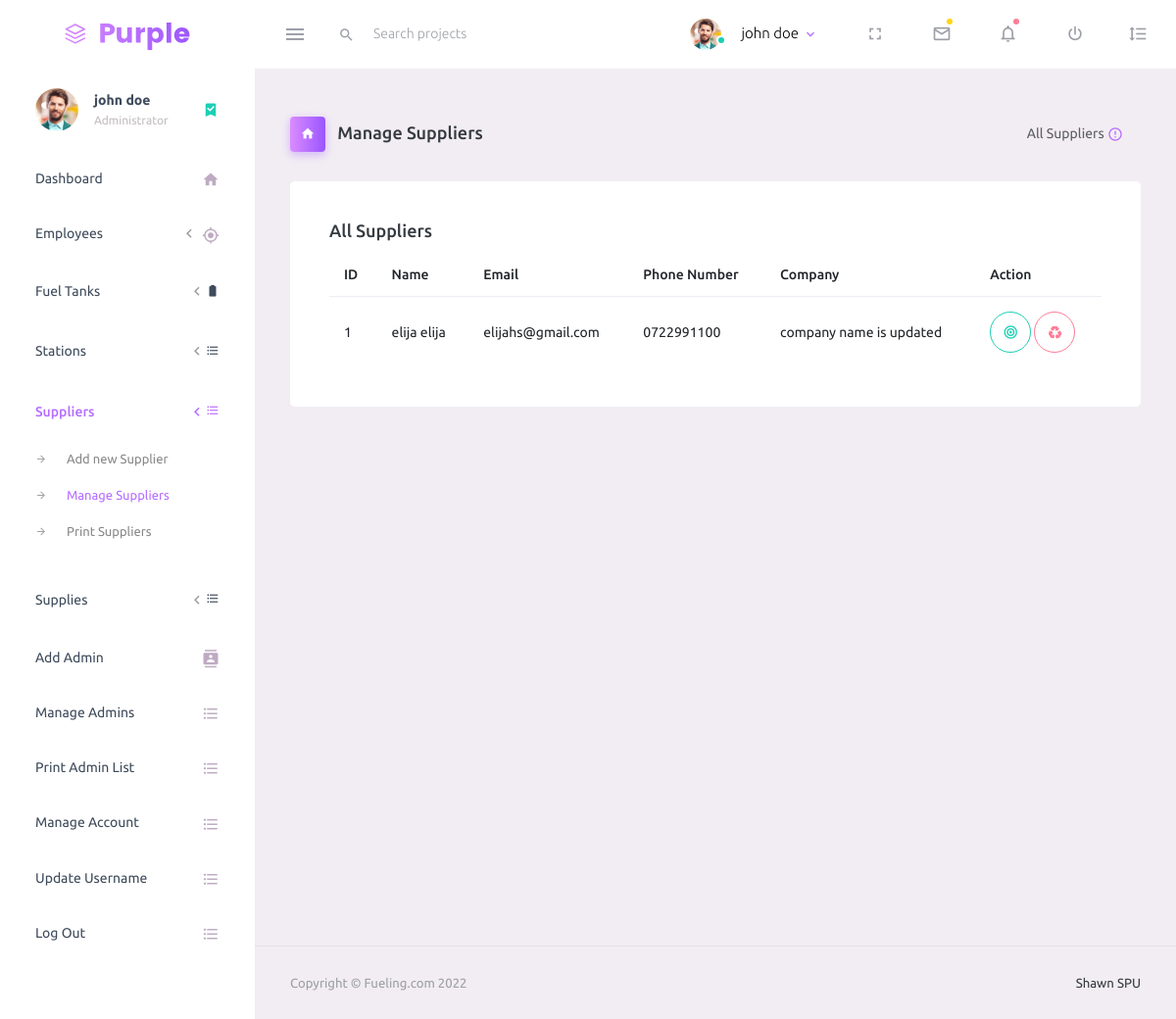
Page /admin/manage-suppliers.php (signed in) on the earlier database version.
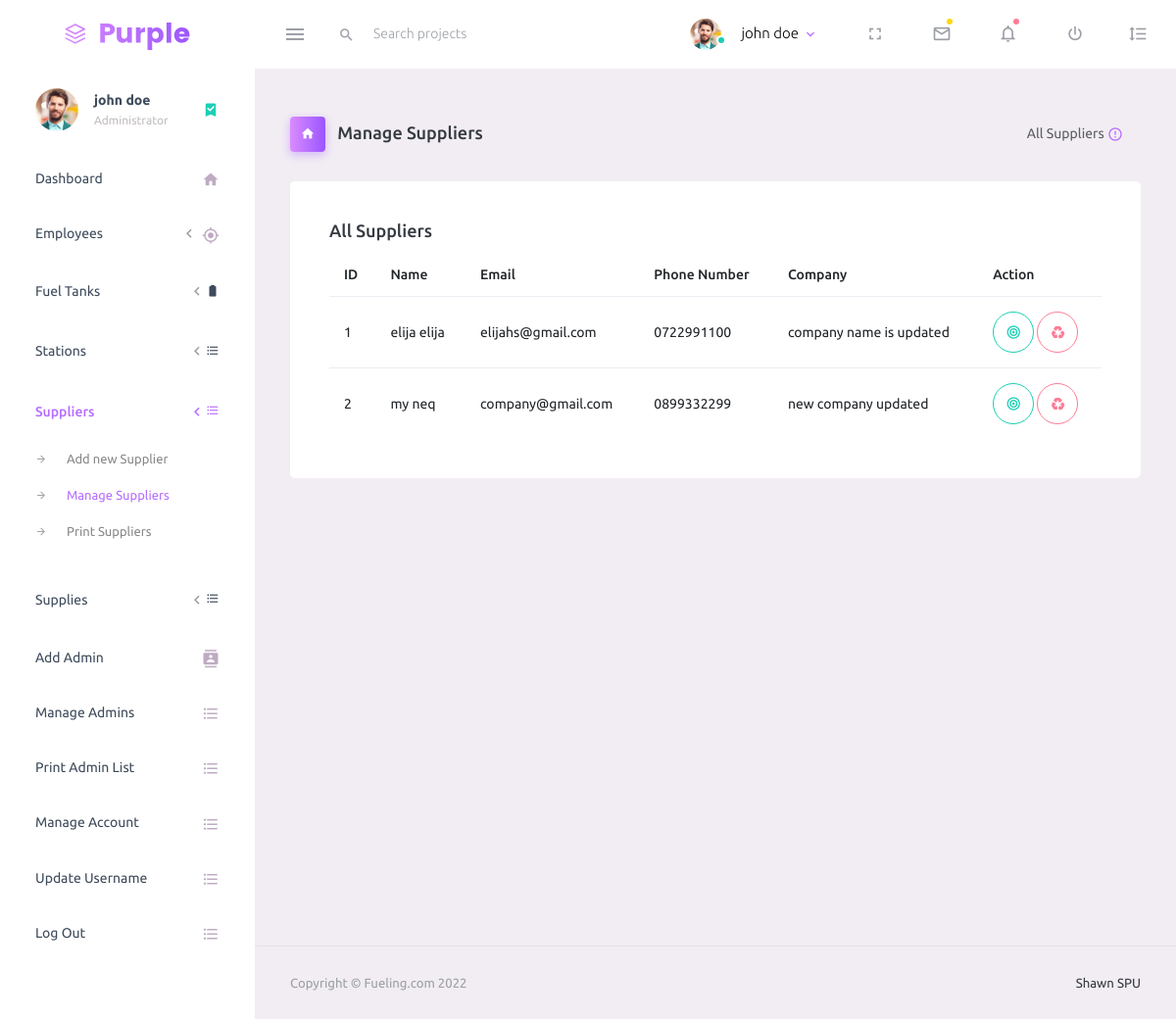
Same page on the later database version.
### tables this page shows
CREATE TABLE `suppliers` (
  `supplier_id` int NOT NULL,
  `supplier_name` varchar(50) NOT NULL,
  `supplier_company` varchar(50) NOT NULL,
  `supplier_email` varchar(50) NOT NULL,
  `supplier_phone_number` varchar(50) NOT NULL
);

### admin/manage-suppliers.php (the view, shortened to what the changed rows need)
<!DOCTYPE html>
<html lang="en">
<head>
    <link rel="stylesheet" href="assets/vendors/mdi/css/materialdesignicons.min.css">
    <link rel="stylesheet" href="assets/vendors/css/vendor.bundle.base.css">
    <link rel="stylesheet" href="assets/css/style.css">
</head>
<body>
    <div class="container-scroller">
        <div class="container-fluid page-body-wrapper">
            <div class="main-panel">
                <div class="content-wrapper">
                    <div class="row">
                        <div class="col-12 grid-margin">
                            <div class="card">
                                <div class="card-body">
                                    <div class="table-responsive">
                                        <table class="table">
                                            <thead>
                                                <tr>
                                                    <th> ID </th>
                                                    <th> Name </th>
                                                    <th> Email </th>
                                                    <th> Phone Number </th>
                                                    <th>Company</th>
                                                    <th>Action</th>
                                                </tr>
                                            </thead>
                                            <tbody>
                                                <?php
                                                include '../db-conection.php';
                                                $bookingplans = "SELECT * FROM `suppliers`";
                                                $querybookingsplans = mysqli_query($conn, $bookingplans);
                                                $bookingsplansrows = mysqli_num_rows($querybookingsplans);
                                                if ($bookingsplansrows >= 1) {
                                                    while ($fetch  = mysqli_fetch_assoc($querybookingsplans)) {
                                                        $id = $fetch['supplier_id'];
                                                        $name = $fetch['supplier_name'];
                                                        $email = $fetch['supplier_email'];
                                                        $phone = $fetch['supplier_phone_number'];
                                                        $company = $fetch['supplier_company'];
                                                        echo "
                                                            <tr>
                                                                <td>$id</td>
                                                                <td>$name</td>
                                                                <td>$email</td>
                                                                <td>$phone</td>
                                                                <td>$company</td>
                                                                <td>
                                                                <a href='edit-supplier.php?supplier=$id'> <button   class='btn btn-outline-success btn-rounded btn-icon'>
                                                                <i class='mdi mdi-bullseye'></i>
                                                              </button> </a>
                                                              <a href='delete-supplier.php?supplier=$id'> <button class='btn btn-outline-danger btn-rounded btn-icon'>
                                                                <i class='mdi mdi-recycle'></i>
                                                              </button>
                                                              </a>
                                                                </td>
                                </tr>";
                                                    }
                                                }
                                                ?>
                                            </tbody>
                                        </table>
                                    </div>
                                </div>
                            </div>
                        </div>
                    </div>
                </div>
            </div>
        </div>
    </div>
</body>
</html>

Differences in the rows shown:
added suppliers: supplier_id "2", supplier_name "my neq", supplier_email "company@gmail.com", supplier_phone_number "0899332299", supplier_company "new company updated"
